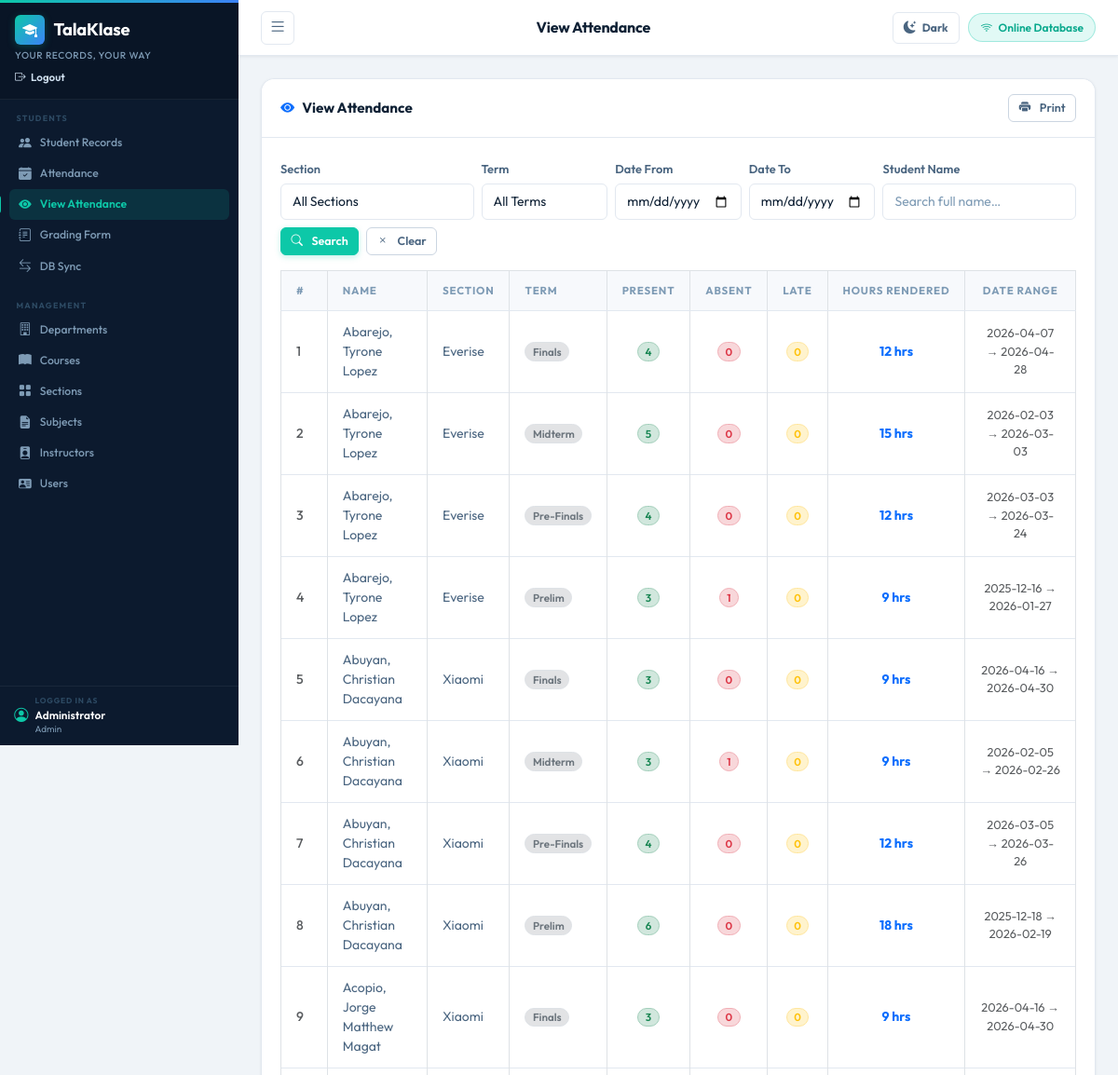
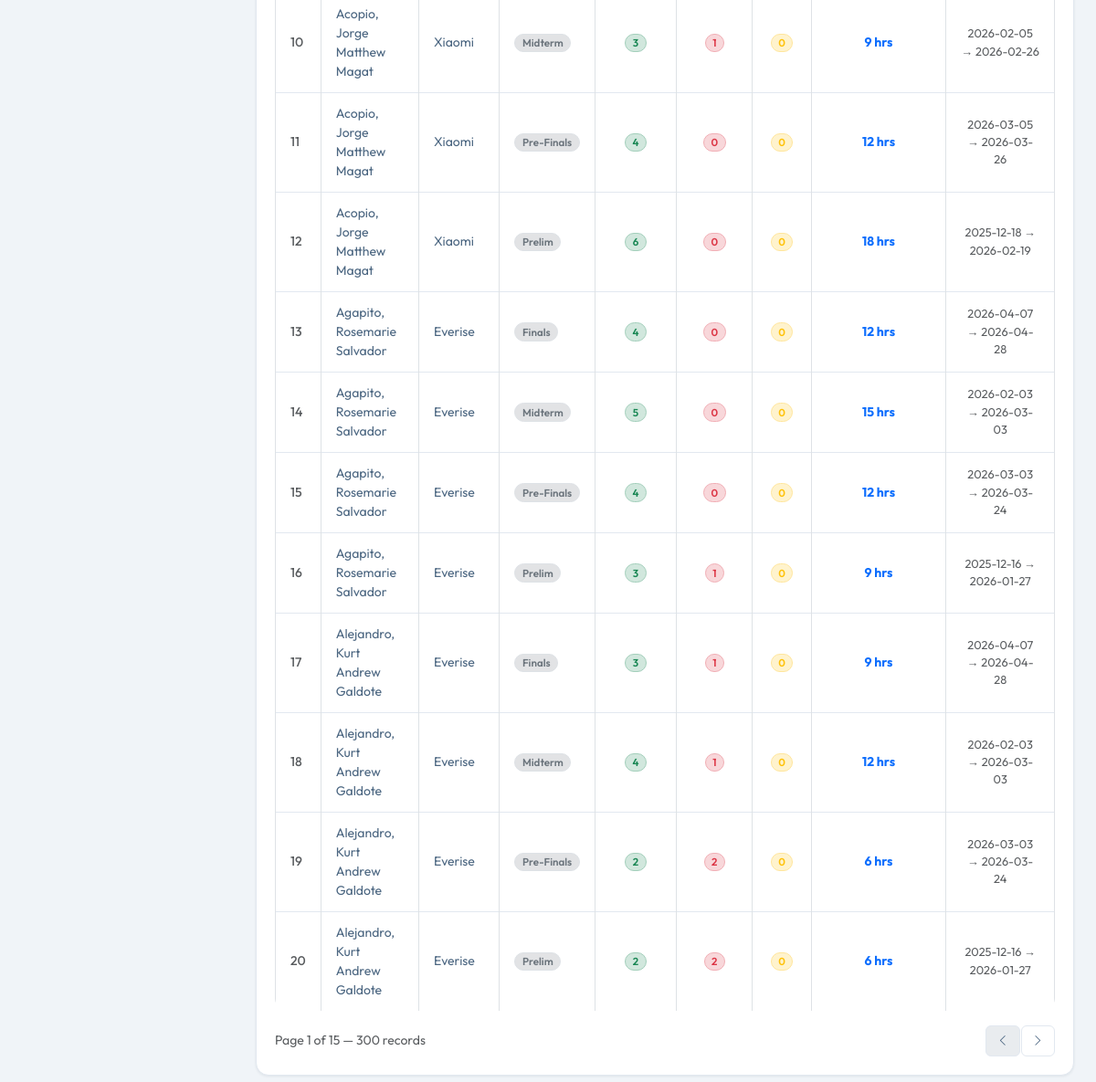
/index.php?page=view_attendance (signed in), run on the app's committed database (2 pictures, top to bottom).
### tables this page shows
CREATE TABLE `student` (
  `st_id` int(11) NOT NULL,
  `st_lastname` varchar(100) NOT NULL,
  `st_name` varchar(100) NOT NULL,
  `st_middlename` varchar(100) DEFAULT NULL,
  `st_suffix` varchar(10) DEFAULT NULL,
  `st_gender` mediumtext NOT NULL,
  `course_id` int(11) NOT NULL
);

CREATE TABLE `section` (
  `sectionID` int(100) NOT NULL,
  `section` varchar(20) NOT NULL,
  `course_id` int(11) NOT NULL,
  `inst_id` int(11) DEFAULT NULL
);

### pages/view_attendance.php (the view, shortened to what this page needs)
<?php
$pdo = getConnection();
$filter_sec   = $_GET['sec']       ?? '';
$filter_term  = $_GET['term']      ?? '';
$filter_from  = $_GET['date_from'] ?? '';
$filter_to    = $_GET['date_to']   ?? '';
$filter_name  = trim($_GET['name'] ?? '');
$page   = max(1, intval($_GET['p'] ?? 1));
$limit  = 20;
$offset = ($page - 1) * $limit;
$where  = ['1=1'];
$params = [];
$whereStr = implode(' AND ', $where);
$countStmt = $pdo->prepare("SELECT COUNT(DISTINCT CONCAT(student.st_id,'_',section.sectionID,'_',attendance.term))
    FROM student
    INNER JOIN attendance ON student.st_id=attendance.st_id
    INNER JOIN section ON section.sectionID=attendance.sectionID
    WHERE $whereStr");
$countStmt->execute($params);
$total      = $countStmt->fetchColumn();
$totalPages = max(1, ceil($total / $limit));
$page       = min($page, $totalPages);
$stmt = $pdo->prepare("SELECT
    student.st_id,
    section.sectionID,
    CONCAT(student.st_lastname,', ',student.st_name,' ',student.st_middlename,' ',IF(student.st_suffix='','',student.st_suffix)) AS NAME,
    section.section AS Section,
    attendance.term AS Term,
    COUNT(CASE WHEN attendance.status='Present' THEN 1 END) AS Present,
    COUNT(CASE WHEN attendance.status='Absent'  THEN 1 END) AS Absent,
    COUNT(CASE WHEN attendance.status='Late'    THEN 1 END) AS Late,
    COUNT(CASE WHEN attendance.status='Present' THEN 1 END) * 3 AS TotalHours,
    MIN(attendance._date) AS DateFrom,
    MAX(attendance._date) AS DateTo
FROM student
INNER JOIN attendance ON student.st_id=attendance.st_id
INNER JOIN section ON section.sectionID=attendance.sectionID
WHERE $whereStr
GROUP BY student.st_id, section.sectionID, attendance.term
ORDER BY student.st_lastname ASC, attendance.term ASC
LIMIT :limit OFFSET :offset");
$stmt->bindValue(':limit',  $limit,  PDO::PARAM_INT);
$stmt->bindValue(':offset', $offset, PDO::PARAM_INT);
$stmt->execute();
$records = $stmt->fetchAll();
?>
<div class="card">
  <div class="card-header d-flex align-items-center justify-content-between">
    <h6 class="mb-0"><i class="bi bi-eye-fill me-2 text-primary"></i>View Attendance</h6>
    <button class="btn btn-sm btn-outline-secondary" onclick="
      window.open('print.php?type=view_attendance&sec=<?= urlencode($filter_sec) ?>&term=<?= urlencode($filter_term) ?>&date_from=<?= urlencode($filter_from) ?>&date_to=<?= urlencode($filter_to) ?>&name=<?= urlencode($filter_name) ?>','_blank')">
      <i class="bi bi-printer-fill me-1"></i> Print
    </button>
  </div>
  <div class="card-body">
    <form method="GET" class="mb-3">
      <div class="row g-2">
        <div class="col-md-3">
          <label class="form-label">Section</label>
          <select class="form-select form-select-sm" name="sec">
            <option value="">All Sections</option>
          </select>
        </div>
        <div class="col-md-2">
          <label class="form-label">Term</label>
          <select class="form-select form-select-sm" name="term">
            <option value="">All Terms</option>
          </select>
        </div>
        <div class="col-md-2">
          <label class="form-label">Date From</label>
          <input type="date" class="form-control form-control-sm" name="date_from" value="<?= htmlspecialchars($filter_from) ?>"/>
        </div>
        <div class="col-md-2">
          <label class="form-label">Date To</label>
          <input type="date" class="form-control form-control-sm" name="date_to" value="<?= htmlspecialchars($filter_to) ?>"/>
        </div>
        <div class="col-md-3">
          <label class="form-label">Student Name</label>
          <input type="text" class="form-control form-control-sm" name="name"
            placeholder="Search full name…"
            value="<?= htmlspecialchars($filter_name) ?>"/>
        </div>
        <div class="col-12 d-flex gap-2">
          <button class="btn btn-primary btn-sm">
            <i class="bi bi-search me-1"></i> Search
          </button>
          <a href="?page=view_attendance" class="btn btn-outline-secondary btn-sm">
            <i class="bi bi-x me-1"></i> Clear
          </a>
        </div>
      </div>
    </form>
    <div class="table-responsive">
      <table class="table table-hover table-bordered mb-0">
        <thead>
          <tr>
            <th>#</th>
            <th>Name</th>
            <th>Section</th>
            <th>Term</th>
            <th class="text-center">Present</th>
            <th class="text-center">Absent</th>
            <th class="text-center">Late</th>
            <th class="text-center">Hours Rendered</th>
            <th class="text-center">Date Range</th>
          </tr>
        </thead>
        <tbody>
          <?php if (empty($records)): ?>
            <tr>
              <td colspan="9" class="text-center text-muted py-4">
                <i class="bi bi-inbox me-2"></i>No records found.
              </td>
            </tr>
          <?php else: foreach ($records as $i => $r): ?>
            <tr>
              <td class="text-muted"><?= $offset + $i + 1 ?></td>
              <td><?= htmlspecialchars($r['NAME']) ?></td>
              <td><?= htmlspecialchars($r['Section']) ?></td>
              <td>
                <span class="badge bg-secondary-subtle text-secondary border">
                  <?= htmlspecialchars($r['Term']) ?>
                </span>
              </td>
              <td class="text-center">
                <span class="badge bg-success-subtle text-success border border-success-subtle">
                  <?= $r['Present'] ?>
                </span>
              </td>
              <td class="text-center">
                <span class="badge bg-danger-subtle text-danger border border-danger-subtle">
                  <?= $r['Absent'] ?>
                </span>
              </td>
              <td class="text-center">
                <span class="badge bg-warning-subtle text-warning border border-warning-subtle">
                  <?= $r['Late'] ?>
                </span>
              </td>
              <td class="text-center fw-bold text-primary">
                <?= $r['TotalHours'] ?> hrs
              </td>
              <td class="text-center text-muted" style="font-size:0.8rem">
                <?= $r['DateFrom'] ?> → <?= $r['DateTo'] ?>
              </td>
            </tr>
          <?php endforeach; endif; ?>
        </tbody>
      </table>
    </div>
    <div class="d-flex align-items-center justify-content-between mt-3">
      <small class="text-muted">
        Page <?= $page ?> of <?= $totalPages ?> &mdash; <?= $total ?> records
      </small>
      <nav>
        <ul class="pagination pagination-sm mb-0">
          <li class="page-item <?= $page<=1?'disabled':'' ?>">
            <a class="page-link" href="?page=view_attendance&p=<?= $page-1 ?>&sec=<?= urlencode($filter_sec) ?>&term=<?= urlencode($filter_term) ?>&date_from=<?= urlencode($filter_from) ?>&date_to=<?= urlencode($filter_to) ?>&name=<?= urlencode($filter_name) ?>">
              <i class="bi bi-chevron-left"></i>
            </a>
          </li>
          <li class="page-item <?= $page>=$totalPages?'disabled':'' ?>">
            <a class="page-link" href="?page=view_attendance&p=<?= $page+1 ?>&sec=<?= urlencode($filter_sec) ?>&term=<?= urlencode($filter_term) ?>&date_from=<?= urlencode($filter_from) ?>&date_to=<?= urlencode($filter_to) ?>&name=<?= urlencode($filter_name) ?>">
              <i class="bi bi-chevron-right"></i>
            </a>
          </li>
        </ul>
      </nav>
    </div>
  </div>
</div>

### assets/css/style.css (style rules this page uses)
:root { --sidebar-w: 256px; --topbar-h: 60px; --sb-bg: #0c1a2e; --sb-header-bg: #091526; --sb-text: #7e9bb5; --sb-text-hover: #cfe0f0; --sb-active-bg: rgba(13,200,168,0.14); --sb-active-text: #0dc8a8; --sb-section: #2d4a63; --sb-border: rgba(255,255,255,0.06); --accent: #0dc8a8; --accent-dark: #09a98d; --accent-light: rgba(13,200,168,0.12); --accent-glow: rgba(13,200,168,0.25); --bg: #f0f4f8; --surface: #ffffff; --surface-2: #f7f9fc; --border: #e2e8f0; --border-strong: #cbd5e1; --row-hover: #f0faf8; --overlay-bg: rgba(240,244,248,0.8); --text-primary: #0f2135; --text-secondary: #4a6580; --text-muted: #7e9bb5; --success: #10b981; --warning: #f59e0b; --danger: #ef4444; --info: #3b82f6; --radius-sm: 6px; --radius: 10px; --radius-lg: 14px; --shadow-sm: 0 1px 3px rgba(15,33,53,0.08); --shadow: 0 2px 8px rgba(15,33,53,0.10); --shadow-lg: 0 8px 24px rgba(15,33,53,0.13); --trans: 0.22s cubic-bezier(0.4,0,0.2,1); }
*,*::before,*::after { box-sizing:border-box; }
body { font-family: 'Outfit', system-ui, sans-serif; background: var(--bg); color: var(--text-primary); margin: 0; -webkit-font-smoothing: antialiased; }
a { color:var(--accent); }
.card { border:1px solid var(--border);border-radius:var(--radius-lg);box-shadow:var(--shadow-sm);background:var(--surface); }
.card-header { background:var(--surface);border-bottom:1px solid var(--border); border-radius:var(--radius-lg) var(--radius-lg) 0 0 !important; padding:1rem 1.25rem; display:flex; align-items:center; justify-content:space-between; flex-wrap:wrap; gap:0.75rem; }
.card-header h5,.card-header h6 { font-weight:700;font-size:0.95rem;color:var(--text-primary);margin:0; }
.card-body { padding:1.25rem; }
.table-responsive { overflow-x:auto;-webkit-overflow-scrolling:touch;border-radius:0 0 var(--radius-lg) var(--radius-lg); }
.table { font-size:0.875rem;margin:0; }
.table thead th { background:var(--surface-2);font-weight:700;font-size:0.72rem; text-transform:uppercase;letter-spacing:0.8px;color:var(--text-muted); border-bottom:1px solid var(--border);border-top:none; padding:0.75rem 1rem;white-space:nowrap; }
.table tbody tr { transition:background var(--trans);border-bottom:1px solid var(--border); }
.table tbody tr:last-child { border-bottom:none; }
.table td { vertical-align:middle;padding:0.75rem 1rem;color:var(--text-secondary); }
.table td:first-child { color:var(--text-primary);font-weight:500; }
.btn { font-family:'Outfit',system-ui,sans-serif;font-weight:600;font-size:0.85rem; border-radius:var(--radius-sm);transition:all var(--trans); display:inline-flex;align-items:center;gap:0.35rem; }
.btn-primary { background:var(--accent);border-color:var(--accent);color:#fff;box-shadow:0 2px 6px var(--accent-glow); }
.btn-outline-secondary { border-color:var(--border-strong);color:var(--text-secondary); }
.btn-sm { font-size:0.78rem;padding:0.3rem 0.65rem; }
.badge { font-family:'Outfit',sans-serif;font-weight:600;font-size:0.72rem;border-radius:99px;padding:0.3em 0.65em; }
.form-label { font-size:0.8rem;font-weight:600;color:var(--text-secondary);margin-bottom:0.35rem; }
.form-control,.form-select { font-family:'Outfit',system-ui,sans-serif;font-size:0.875rem; border-radius:var(--radius-sm);border-color:var(--border); background:var(--surface);color:var(--text-primary); transition:border-color var(--trans),box-shadow var(--trans); padding:0.5rem 0.75rem; }
.form-control::placeholder { color:var(--text-muted); }
.pagination { gap:2px;flex-wrap:wrap; }
.pagination .page-link { font-size:0.82rem;font-weight:600;border-radius:var(--radius-sm) !important; border-color:var(--border);color:var(--text-secondary); padding:0.4rem 0.7rem;transition:all var(--trans); }

### data on the page
student: i "1", NAME "Abarejo, Tyrone Lopez", section.section "Everise", Term "Finals", Present "4", Absent "0", Late "0", TotalHours "12", DateFrom "2026-04-07", DateTo "2026-04-28", i "2", Term "Midterm", Present "5", TotalHours "15", DateFrom "2026-02-03", DateTo "2026-03-03", i "3", Term "Pre-Finals", DateFrom "2026-03-03", DateTo "2026-03-24", i "4", Term "Prelim", Present "3", Absent "1", TotalHours "9", DateFrom "2025-12-16", DateTo "2026-01-27"
student: i "5", NAME "Abuyan, Christian Dacayana", section.section "Xiaomi", Term "Finals", Present "3", Absent "0", Late "0", TotalHours "9", DateFrom "2026-04-16", DateTo "2026-04-30", i "6", Term "Midterm", Absent "1", DateFrom "2026-02-05", DateTo "2026-02-26", i "7", Term "Pre-Finals", Present "4", TotalHours "12", DateFrom "2026-03-05", DateTo "2026-03-26", i "8", Term "Prelim", Present "6", TotalHours "18", DateFrom "2025-12-18", DateTo "2026-02-19"
student: i "9", NAME "Acopio, Jorge Matthew Magat", section.section "Xiaomi", Term "Finals", Present "3", Absent "0", Late "0", TotalHours "9", DateFrom "2026-04-16", DateTo "2026-04-30", i "10", Term "Midterm", Absent "1", DateFrom "2026-02-05", DateTo "2026-02-26", i "11", Term "Pre-Finals", Present "4", TotalHours "12", DateFrom "2026-03-05", DateTo "2026-03-26", i "12", Term "Prelim", Present "6", TotalHours "18", DateFrom "2025-12-18", DateTo "2026-02-19"
student: i "13", NAME "Agapito, Rosemarie Salvador", section.section "Everise", Term "Finals", Present "4", Absent "0", Late "0", TotalHours "12", DateFrom "2026-04-07", DateTo "2026-04-28", i "14", Term "Midterm", Present "5", TotalHours "15", DateFrom "2026-02-03", DateTo "2026-03-03", i "15", Term "Pre-Finals", DateFrom "2026-03-03", DateTo "2026-03-24", i "16", Term "Prelim", Present "3", Absent "1", TotalHours "9", DateFrom "2025-12-16", DateTo "2026-01-27"
student: i "17", NAME "Alejandro, Kurt Andrew Galdote", section.section "Everise", Term "Finals", Present "3", Absent "1", Late "0", TotalHours "9", DateFrom "2026-04-07", DateTo "2026-04-28", i "18", Term "Midterm", Present "4", TotalHours "12", DateFrom "2026-02-03", DateTo "2026-03-03", i "19", Term "Pre-Finals", Present "2", Absent "2", TotalHours "6", DateFrom "2026-03-03", DateTo "2026-03-24", i "20", Term "Prelim", DateFrom "2025-12-16", DateTo "2026-01-27"

### other printed values
current_user()['name'] "Administrator"
current_user()['role'] "Admin"
$currentTitle "View Attendance"
$_SESSION['db_source'] "Online Database"
$page "1"
$totalPages "15"
$total "300"
